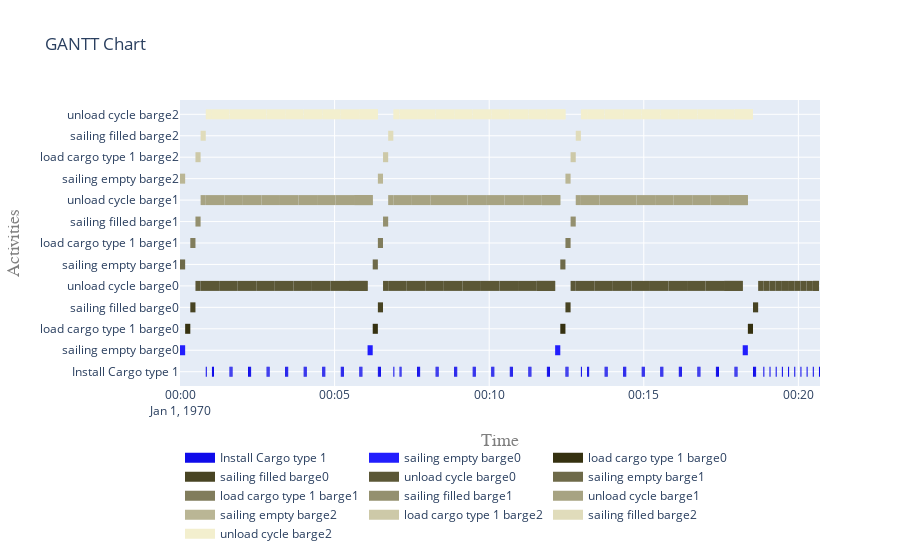

The notebook cell saved with this chart:
### Markdown cell above
##### 5.2 Visualise gantt charts

### Code cell
acts = []
for proc in processes:
    acts.extend(proc.sub_processes[0].sub_processes)
    
plot.get_gantt_chart([*install_process.sub_processes, *acts])

### Figure 1 — Plotly figure (JSON) as saved in the notebook; plotly's stock layout.template omitted (floating-point values rounded to 4 significant figures; data arrays with more than 128 entries replaced by an {"elided": "..."} marker saying what was removed)
{"data": [{"connectgaps": false, "hoverinfo": "y+name", "line": {"color": "rgb(15,11,234)", "width": 10}, "mode": "lines", "name": "Install Cargo type 1", "type": "scatter", "x": {"elided": "500 str values"}, "y": {"elided": "500 str values"}}, {"connectgaps": false, "hoverinfo": "y+name", "line": {"color": "rgb(34,30,253)", "width": 10}, "mode": "lines", "name": "sailing empty barge0", "type": "scatter", "x": ["1970-01-01T00:00:00", "1970-01-01T00:00:00", "1970-01-01T00:00:10", "1970-01-01T00:00:10", "1970-01-01T00:00:10", "1970-01-01T00:06:04", "1970-01-01T00:06:04", "1970-01-01T00:06:14", "1970-01-01T00:06:14", "1970-01-01T00:06:14", "1970-01-01T00:12:08", "1970-01-01T00:12:08", "1970-01-01T00:12:18", "1970-01-01T00:12:18", "1970-01-01T00:12:18", "1970-01-01T00:18:12", "1970-01-01T00:18:12", "1970-01-01T00:18:22", "1970-01-01T00:18:22", "1970-01-01T00:18:22"], "y": ["sailing empty barge0", "sailing empty barge0", "sailing empty barge0", "sailing empty barge0", null, "sailing empty barge0", "sailing empty barge0", "sailing empty barge0", "sailing empty barge0", null, "sailing empty barge0", "sailing empty barge0", "sailing empty barge0", "sailing empty barge0", null, "sailing empty barge0", "sailing empty barge0", "sailing empty barge0", "sailing empty barge0", null]}, {"connectgaps": false, "hoverinfo": "y+name", "line": {"color": "rgb(53,49,16)", "width": 10}, "mode": "lines", "name": "load cargo type 1 barge0", "type": "scatter", "x": ["1970-01-01T00:00:10", "1970-01-01T00:00:10", "1970-01-01T00:00:20", "1970-01-01T00:00:20", "1970-01-01T00:00:20", "1970-01-01T00:06:14", "1970-01-01T00:06:14", "1970-01-01T00:06:24", "1970-01-01T00:06:24", "1970-01-01T00:06:24", "1970-01-01T00:12:18", "1970-01-01T00:12:18", "1970-01-01T00:12:28", "1970-01-01T00:12:28", "1970-01-01T00:12:28", "1970-01-01T00:18:22", "1970-01-01T00:18:22", "1970-01-01T00:18:32", "1970-01-01T00:18:32", "1970-01-01T00:18:32"], "y": ["load cargo type 1 barge0", "load cargo type 1 barge0", "load cargo type 1 barge0", "load cargo type 1 barge0", null, "load cargo type 1 barge0", "load cargo type 1 barge0", "load cargo type 1 barge0", "load cargo type 1 barge0", null, "load cargo type 1 barge0", "load cargo type 1 barge0", "load cargo type 1 barge0", "load cargo type 1 barge0", null, "load cargo type 1 barge0", "load cargo type 1 barge0", "load cargo type 1 barge0", "load cargo type 1 barge0", null]}, {"connectgaps": false, "hoverinfo": "y+name", "line": {"color": "rgb(72,68,35)", "width": 10}, "mode": "lines", "name": "sailing filled barge0", "type": "scatter", "x": ["1970-01-01T00:00:20", "1970-01-01T00:00:20", "1970-01-01T00:00:30", "1970-01-01T00:00:30", "1970-01-01T00:00:30", "1970-01-01T00:06:24", "1970-01-01T00:06:24", "1970-01-01T00:06:34", "1970-01-01T00:06:34", "1970-01-01T00:06:34", "1970-01-01T00:12:28", "1970-01-01T00:12:28", "1970-01-01T00:12:38", "1970-01-01T00:12:38", "1970-01-01T00:12:38", "1970-01-01T00:18:32", "1970-01-01T00:18:32", "1970-01-01T00:18:42", "1970-01-01T00:18:42", "1970-01-01T00:18:42"], "y": ["sailing filled barge0", "sailing filled barge0", "sailing filled barge0", "sailing filled barge0", null, "sailing filled barge0", "sailing filled barge0", "sailing filled barge0", "sailing filled barge0", null, "sailing filled barge0", "sailing filled barge0", "sailing filled barge0", "sailing filled barge0", null, "sailing filled barge0", "sailing filled barge0", "sailing filled barge0", "sailing filled barge0", null]}, {"connectgaps": false, "hoverinfo": "y+name", "line": {"color": "rgb(91,87,54)", "width": 10}, "mode": "lines", "name": "unload cycle barge0", "type": "scatter", "x": {"elided": "220 str values"}, "y": {"elided": "220 str values"}}, {"connectgaps": false, "hoverinfo": "y+name", "line": {"color": "rgb(110,106,73)", "width": 10}, "mode": "lines", "name": "sailing empty barge1", "type": "scatter", "x": ["1970-01-01T00:00:00", "1970-01-01T00:00:00", "1970-01-01T00:00:10", "1970-01-01T00:00:10", "1970-01-01T00:00:10", "1970-01-01T00:06:14", "1970-01-01T00:06:14", "1970-01-01T00:06:24", "1970-01-01T00:06:24", "1970-01-01T00:06:24", "1970-01-01T00:12:18", "1970-01-01T00:12:18", "1970-01-01T00:12:28", "1970-01-01T00:12:28", "1970-01-01T00:12:28"], "y": ["sailing empty barge1", "sailing empty barge1", "sailing empty barge1", "sailing empty barge1", null, "sailing empty barge1", "sailing empty barge1", "sailing empty barge1", "sailing empty barge1", null, "sailing empty barge1", "sailing empty barge1", "sailing empty barge1", "sailing empty barge1", null]}, {"connectgaps": false, "hoverinfo": "y+name", "line": {"color": "rgb(129,125,92)", "width": 10}, "mode": "lines", "name": "load cargo type 1 barge1", "type": "scatter", "x": ["1970-01-01T00:00:20", "1970-01-01T00:00:20", "1970-01-01T00:00:30", "1970-01-01T00:00:30", "1970-01-01T00:00:30", "1970-01-01T00:06:24", "1970-01-01T00:06:24", "1970-01-01T00:06:34", "1970-01-01T00:06:34", "1970-01-01T00:06:34", "1970-01-01T00:12:28", "1970-01-01T00:12:28", "1970-01-01T00:12:38", "1970-01-01T00:12:38", "1970-01-01T00:12:38"], "y": ["load cargo type 1 barge1", "load cargo type 1 barge1", "load cargo type 1 barge1", "load cargo type 1 barge1", null, "load cargo type 1 barge1", "load cargo type 1 barge1", "load cargo type 1 barge1", "load cargo type 1 barge1", null, "load cargo type 1 barge1", "load cargo type 1 barge1", "load cargo type 1 barge1", "load cargo type 1 barge1", null]}, {"connectgaps": false, "hoverinfo": "y+name", "line": {"color": "rgb(148,144,111)", "width": 10}, "mode": "lines", "name": "sailing filled barge1", "type": "scatter", "x": ["1970-01-01T00:00:30", "1970-01-01T00:00:30", "1970-01-01T00:00:40", "1970-01-01T00:00:40", "1970-01-01T00:00:40", "1970-01-01T00:06:34", "1970-01-01T00:06:34", "1970-01-01T00:06:44", "1970-01-01T00:06:44", "1970-01-01T00:06:44", "1970-01-01T00:12:38", "1970-01-01T00:12:38", "1970-01-01T00:12:48", "1970-01-01T00:12:48", "1970-01-01T00:12:48"], "y": ["sailing filled barge1", "sailing filled barge1", "sailing filled barge1", "sailing filled barge1", null, "sailing filled barge1", "sailing filled barge1", "sailing filled barge1", "sailing filled barge1", null, "sailing filled barge1", "sailing filled barge1", "sailing filled barge1", "sailing filled barge1", null]}, {"connectgaps": false, "hoverinfo": "y+name", "line": {"color": "rgb(167,163,130)", "width": 10}, "mode": "lines", "name": "unload cycle barge1", "type": "scatter", "x": {"elided": "165 str values"}, "y": {"elided": "165 str values"}}, {"connectgaps": false, "hoverinfo": "y+name", "line": {"color": "rgb(186,182,149)", "width": 10}, "mode": "lines", "name": "sailing empty barge2", "type": "scatter", "x": ["1970-01-01T00:00:00", "1970-01-01T00:00:00", "1970-01-01T00:00:10", "1970-01-01T00:00:10", "1970-01-01T00:00:10", "1970-01-01T00:06:24", "1970-01-01T00:06:24", "1970-01-01T00:06:34", "1970-01-01T00:06:34", "1970-01-01T00:06:34", "1970-01-01T00:12:28", "1970-01-01T00:12:28", "1970-01-01T00:12:38", "1970-01-01T00:12:38", "1970-01-01T00:12:38"], "y": ["sailing empty barge2", "sailing empty barge2", "sailing empty barge2", "sailing empty barge2", null, "sailing empty barge2", "sailing empty barge2", "sailing empty barge2", "sailing empty barge2", null, "sailing empty barge2", "sailing empty barge2", "sailing empty barge2", "sailing empty barge2", null]}, {"connectgaps": false, "hoverinfo": "y+name", "line": {"color": "rgb(205,201,168)", "width": 10}, "mode": "lines", "name": "load cargo type 1 barge2", "type": "scatter", "x": ["1970-01-01T00:00:30", "1970-01-01T00:00:30", "1970-01-01T00:00:40", "1970-01-01T00:00:40", "1970-01-01T00:00:40", "1970-01-01T00:06:34", "1970-01-01T00:06:34", "1970-01-01T00:06:44", "1970-01-01T00:06:44", "1970-01-01T00:06:44", "1970-01-01T00:12:38", "1970-01-01T00:12:38", "1970-01-01T00:12:48", "1970-01-01T00:12:48", "1970-01-01T00:12:48"], "y": ["load cargo type 1 barge2", "load cargo type 1 barge2", "load cargo type 1 barge2", "load cargo type 1 barge2", null, "load cargo type 1 barge2", "load cargo type 1 barge2", "load cargo type 1 barge2", "load cargo type 1 barge2", null, "load cargo type 1 barge2", "load cargo type 1 barge2", "load cargo type 1 barge2", "load cargo type 1 barge2", null]}, {"connectgaps": false, "hoverinfo": "y+name", "line": {"color": "rgb(224,220,187)", "width": 10}, "mode": "lines", "name": "sailing filled barge2", "type": "scatter", "x": ["1970-01-01T00:00:40", "1970-01-01T00:00:40", "1970-01-01T00:00:50", "1970-01-01T00:00:50", "1970-01-01T00:00:50", "1970-01-01T00:06:44", "1970-01-01T00:06:44", "1970-01-01T00:06:54", "1970-01-01T00:06:54", "1970-01-01T00:06:54", "1970-01-01T00:12:48", "1970-01-01T00:12:48", "1970-01-01T00:12:58", "1970-01-01T00:12:58", "1970-01-01T00:12:58"], "y": ["sailing filled barge2", "sailing filled barge2", "sailing filled barge2", "sailing filled barge2", null, "sailing filled barge2", "sailing filled barge2", "sailing filled barge2", "sailing filled barge2", null, "sailing filled barge2", "sailing filled barge2", "sailing filled barge2", "sailing filled barge2", null]}, {"connectgaps": false, "hoverinfo": "y+name", "line": {"color": "rgb(243,239,206)", "width": 10}, "mode": "lines", "name": "unload cycle barge2", "type": "scatter", "x": {"elided": "165 str values"}, "y": {"elided": "165 str values"}}], "layout": {"autosize": true, "hovermode": "closest", "legend": {"orientation": "h", "x": 0, "y": -0.2}, "title": {"text": "GANTT Chart"}, "xaxis": {"range": ["1970-01-01T00:00:00", "1970-01-01T00:20:42"], "title": {"font": {"color": "#7f7f7f", "family": "Courier New, monospace", "size": 18}, "text": "Time"}, "type": "date"}, "yaxis": {"autorange": true, "range": [-0.6667, 12.67], "title": {"font": {"color": "#7f7f7f", "family": "Courier New, monospace", "size": 18}, "text": "Activities"}, "type": "category"}}}
